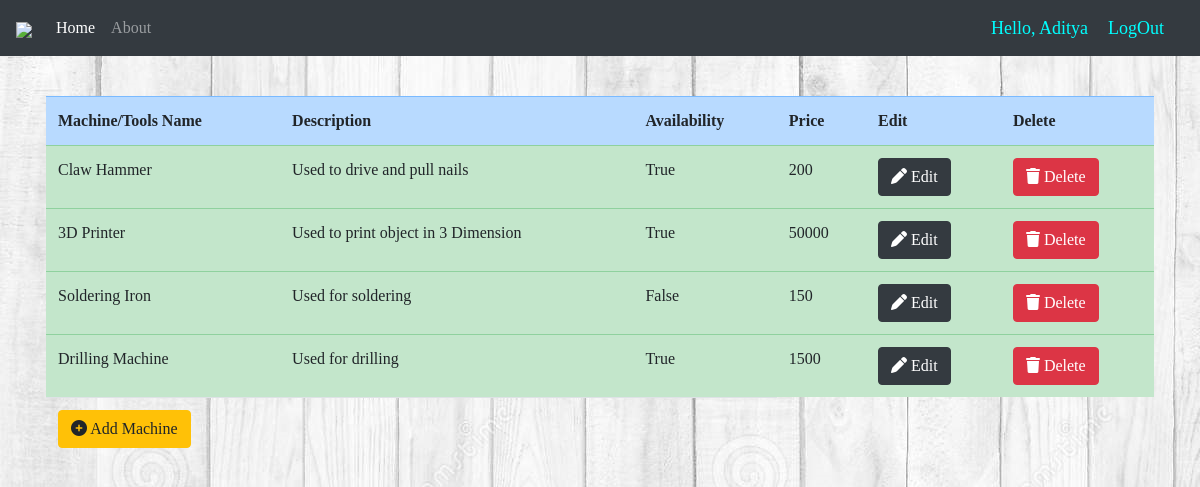
Page /home/ (signed in) on the committed database.
### inventory/models.py (models this page shows, shortened)
class Machine(models.Model):
    Name = models.CharField(max_length=100)
    Description = models.CharField(max_length=500)
    Availability = models.BooleanField()
    Price = models.IntegerField()

### inventory/views.py (the view)
# urls.py: path('', views.IndexView.as_view(), name='index'),
class IndexView(generic.ListView):
    template_name = 'inventory/index.html'
    queryset= Machine.objects.all()
    context_object_name='all_machines'

### inventory/templates/inventory/index.html
{% extends 'inventory/base.html' %}
{% block body %}
<br>
<div class="container p-3">
<table class="table">
    <tr class="table-primary">
        <th>Machine/Tools Name</th>
        <th> Description </th>
        <th>Availability</th>
        <th>Price</th>
        <th>Edit</th>
        <th>Delete</th>
    </tr>
    {% for Machine in all_machines %}
    <tr class="table-success">
    <td>{{Machine.Name}}</td>
    <td>{{Machine.Description}}</td>
    <td>{{Machine.Availability}}</td>
    <td>{{Machine.Price}}</td>
    <td><a href="{% url 'edit-machine' Machine.pk %}" class="btn btn-dark">
          <i class="fas fa-pen"></i> Edit
        </a></td>
    <td><a href="{% url 'delete-machine' Machine.pk %}" class="btn btn-danger">
          <i class="fas fa-trash"></i> Delete
        </a></td>
    </tr>
    {% endfor %}
    <tr>
    <td>
    <a href="{% url 'add-machine' %}" class="btn btn-warning">
          <i class="fas fa-plus-circle"></i> Add Machine
        </a></td>
        <td></td>
        <td></td>
    </tr>
</table>
</div>
{% endblock body %}

### inventory/templates/inventory/base.html (shortened to what this page needs)
<!DOCTYPE html>
<html lang="en">
<head>
                <link rel="stylesheet" href="https://maxcdn.bootstrapcdn.com/bootstrap/4.4.1/css/bootstrap.min.css">
        {% load static %}
            <link rel="stylesheet" href="{% static 'inventory/styles.css' %}">
</head>
<body>
<nav class="navbar navbar-expand-lg navbar-dark bg-dark">
 <a class="navbar-brand" href="#" >
 <img src="https://www.tinkerers-lab.org/images/TL1.jpg" style="width:40px"></a>
  <div class="collapse navbar-collapse" id="navbarNav">
    <ul class="navbar-nav">
      <li class="nav-item active">
        <a class="nav-link" href="{% url 'index' %}">Home</a>
      </li>
      <li class="nav-item">
        <a class="nav-link" href="">About</a>
      </li>
    </ul>
  </div>
  <span style="font-size: 18px;color:aqua; margin-right: 20px;">Hello, {{request.user}}</span>
  {% if request.user.is_authenticated  %}
  <span ><a  style="font-size: 18px;color: aqua; margin-right: 20px;" href="{% url 'logout' %}"> LogOut</a></span>
  {% else %}<span ><a  style="font-size: 18px;color: aqua; margin-right: 20px;" href="{% url 'logout' %}"> LogIn</a></span>
  {% endif %}
 </nav>
{% block body %}
{% endblock body %}
</body>
</html>

### inventory/static/inventory/styles.css (style rules this page uses)
body { font-family: cursive; background-image: url("bg.jpg"); color: aquamarine; }

### rows in the picture
Machine: Name "Claw Hammer", Description "Used to drive and pull nails", Availability "True", Price "200"
Machine: Name "3D Printer", Description "Used to print object in 3 Dimension", Availability "True", Price "50000"
Machine: Name "Soldering Iron", Description "Used for soldering", Availability "False", Price "150"
Machine: Name "Drilling Machine", Description "Used for drilling", Availability "True", Price "1500"

### other values in the picture
{{ request.user }} "Aditya"
